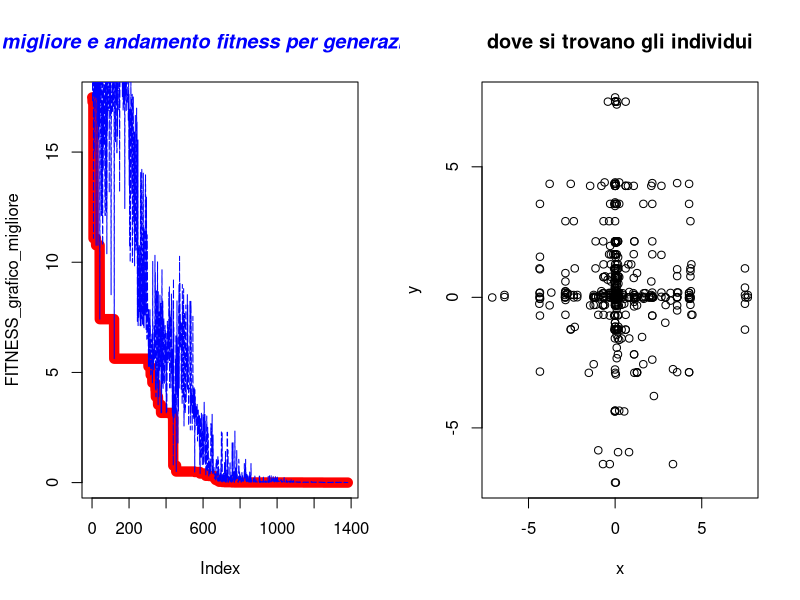

The R source for this figure:
#  Author Nicola Bernabè ver 1.0 8/11/2021
#Implementation of the Simplex Genetic algorithm for Benchmarks 



#prendo 2 individui che saranno i genitori presi casualmente dalla popolazione
selezione<-function(Population,MAX_DIMENSION_POPULATION,genitori_1_2){
    #message(genitori_1_2[1]," rgrg ",genitori_1_2[2])
    #print(Population[1][genitori_1_2[1]])
    g1<-c(Population[1,genitori_1_2[1]],Population[2,genitori_1_2[1]],Population[3,genitori_1_2[1]])
    g2<-c(Population[1,genitori_1_2[2]],Population[2,genitori_1_2[2]],Population[3,genitori_1_2[2]])
    #print(g1[1][genitori_1_2[1]])
    
    #print(Population)
    #print(Population[1,genitori_1_2[1]])
    return(c(g1,g2))
}
crossover<-function(genitori_1_2,FUNZIONE_COSTO){#dato che ho solo 2 variabili ce poco da fare, la x del genitore 1 va al primo figlio , la y del primo genitore va al primo figlio, i restanti al 2 figlio
    figlio_1<-c(genitori_1_2[1],genitori_1_2[5],FUNZIONE_COSTO(genitori_1_2[1],genitori_1_2[5]))
    figlio_2<-c(genitori_1_2[2],genitori_1_2[4],FUNZIONE_COSTO(genitori_1_2[2],genitori_1_2[4]))
    return(c(figlio_1,figlio_2))


}
#parte mutazione, ricordo figlio 1(1,2,3) figlio 2 (4,5,6) e si intendono (x,y,fitness)
mutazione<-function(figli_1_2,percentuale,ub,lb,MAX_DIMENSION_POPULATION,FUNZIONE_COSTO){
    if(runif(1, 0, 1)>0.5){#provo a generate un numero da 0 a 1, se >0.5 aumento al massimo del della percentuale,altrimenti lo diminuisco al massimo dela percentuale, X
        if(runif(1, 0, 1)>0.5){
            figli_1_2[1]<-figli_1_2[1]*runif(1,  1,1+percentuale)

            figli_1_2[4]<-figli_1_2[4]*runif(1,  1,1+percentuale)

            if(figli_1_2[1]>=ub[1]){#se vado oltre all intermallo allora metto il massimo
                figli_1_2[1]<-ub[1]
            }
            if(figli_1_2[4]>=ub[1]){#se vado oltre all intermallo allora metto il massimo
                figli_1_2[4]<-ub[1]
            }
            }
    }else{#Y
        figli_1_2[2]<-figli_1_2[2]*runif(1,percentuale,  1)

        figli_1_2[5]<-figli_1_2[5]*runif(1,percentuale,  1)
        if(figli_1_2[2]<=lb[2]){#se vado oltre all intermallo allora metto il massimo
            figli_1_2[2]<-lb[2]
        }
        if(figli_1_2[5]<=lb[2]){#se vado oltre all intermallo allora metto il massimo
            figli_1_2[5]<-lb[2]
        }


    }
    figli_1_2[3]<-FUNZIONE_COSTO(figli_1_2[1],figli_1_2[2])
    figli_1_2[6]<-FUNZIONE_COSTO(figli_1_2[4],figli_1_2[5])
    
    


       
    
    return(figli_1_2)
}
aggiorno_file_individui<-function(Population,MAX_DIMENSION_POPULATION,generazione){
                individuo<-c()
                x<-c()
                y<-c()
                fitness<-c()
                for(i in 1:MAX_DIMENSION_POPULATION) {
                    x<-c(x,Population[1,i])
                    y<-c(y,Population[2,i])
                    fitness<-c(fitness,Population[3,i])
                    
                    }
            df<-data.frame(x,y,fitness)
            #nome_file<-"generazione"+generazione+".cvs"
            nome_file = paste("GA generazione ",generazione,".txt",sep="")
            #write.csv(df, file=nome_file,sep=";",row.names=FALSE)
            write.table(df, file= nome_file,sep=";",row.names=FALSE)
            }



#aggiorni migliore fitness
aggiorna_fitness<-function(BEST_FITNESS,Migliore_fitness_generazione){
            BEST_FITNESS[1]<-Migliore_fitness_generazione[1]
            BEST_FITNESS[2]<-Migliore_fitness_generazione[2]
            BEST_FITNESS[3]<-Migliore_fitness_generazione[3]
    return(BEST_FITNESS)


}

#scorro su tutti gli individui e cerco il fitneess migliore
controllo_migliore_fitness<-function(Population,MAX_UNKNOWNS,min_max){
    BEST_FITNESS<-c(Population[1,1],Population[2,1],Population[3,1])
    for(i in 2:dim(Population)[2]) {
        if(BEST_FITNESS[3]>Population[3,i] && min_max==-1){#minimizzo
            BEST_FITNESS[1]<-Population[1,i]
            BEST_FITNESS[2]<-Population[2,i]
            BEST_FITNESS[3]<-Population[3,i]

        }else if(BEST_FITNESS[3]<Population[3,i] && min_max==1){
            BEST_FITNESS[1]<-Population[1,i]
            BEST_FITNESS[2]<-Population[2,i]
            BEST_FITNESS[3]<-Population[3,i]
        }


    }

    return(c(BEST_FITNESS[1],BEST_FITNESS[2],BEST_FITNESS[3]))
}




#inizializzo la matrice
inizializzazione<-function(ub, lb,MAX_UNKNOWNS,MAX_DIMENSION_POPULATION,FUNZIONE_COSTO){
    Population<-matrix(1:30,nrow <- MAX_UNKNOWNS+1, ncol <- MAX_DIMENSION_POPULATION)#oltre alla x e y ci aggiungo anche la fitness, così ho 3 righe
    numero_casuale_x<-1
    numero_casuale_y <-1
    for(i in 1:dim(Population)[2]) {
        numero_casuale_x <- runif(1, lb[1],ub[1] )
        numero_casuale_y <- runif(1,  lb[2],ub[2])
        Population[1,i] <-numero_casuale_x
        Population[2,i] <-numero_casuale_y
        Population[3,i] <-FUNZIONE_COSTO(Population[1,i],Population[2,i])

    }


    return (Population)
}
aggiorno_figli_e_genitori<-function(genitori_1_2_indici,figli_1_2,Population){
    Population[1,genitori_1_2_indici[1]]<-figli_1_2[1]#x
    Population[2,genitori_1_2_indici[1]]<-figli_1_2[2]#y
    Population[3,genitori_1_2_indici[1]]<-figli_1_2[3]#fitness
    Population[1,genitori_1_2_indici[2]]<-figli_1_2[4]#x
    Population[2,genitori_1_2_indici[2]]<-figli_1_2[5]#x
    Population[3,genitori_1_2_indici[2]]<-figli_1_2[6]#x


    return (Population)
}

mainGA<-function(ub,lb,MAX_UNKNOWNS,MAX_DIMENSION_POPULATION,MAXIMUM_GENERATION_NUMBER,STAZIONARIETA,precisione,min_max,stampo_generazione,CROSS_OVER_PROBABILITY,MUTATION_PROBABILITY,aumeto_diminuisco_percentuale_valore,FUNZIONE_COSTO){
    Population<-inizializzazione(ub, lb,MAX_UNKNOWNS,MAX_DIMENSION_POPULATION,FUNZIONE_COSTO)#inizializzo la popolazione
    BEST_FITNESS<-controllo_migliore_fitness(Population,MAX_UNKNOWNS,min_max)
    FITNESS_grafico_migliore<-c()
    FITNESS_grafico_migliore_generazione<-c()
    FITNESS_migliore_file<-c()
    #iterazioni calcolo per trovare il minimo
    indice_stazionarieta<-0#aumenta ad ogni generazione
    figli_1_2<-0
    n_generazioni<-0
   
    for(i in 1:MAXIMUM_GENERATION_NUMBER){
        n_generazioni<-i
        #print(runif(1, 0,1))
        for(j_iterazioni_individui in 1:MAX_DIMENSION_POPULATION/2){
            genitori_1_2_indici<-sample(1:(MAX_DIMENSION_POPULATION), 2)#2 individui casuali
            genitori_1_2<-selezione(Population,MAX_DIMENSION_POPULATION,genitori_1_2_indici)
            
            if(runif(1, 0,1)<=CROSS_OVER_PROBABILITY){#probabilità crossover
                figli_1_2<-crossover(genitori_1_2,FUNZIONE_COSTO)#ho 2 figli
                #print(figli_1_2)

                }
            
            if(runif(1, 0,1)<=MUTATION_PROBABILITY){
                #message("generazione-> ",i," ",figli_1_2)
               
    
                figli_1_2<-mutazione(figli_1_2,aumeto_diminuisco_percentuale_valore,ub,lb,MAX_DIMENSION_POPULATION,FUNZIONE_COSTO)
                


            }
            Population<-aggiorno_figli_e_genitori(genitori_1_2_indici,figli_1_2,Population)
            
            #print(BEST_FITNESS)


        }
        Migliore_fitness_generazione<-controllo_migliore_fitness(Population,MAX_UNKNOWNS,min_max)
        if(Migliore_fitness_generazione[3]<BEST_FITNESS[3]  && min_max==-1){#minimizzo
            BEST_FITNESS<-aggiorna_fitness(BEST_FITNESS,Migliore_fitness_generazione)
            indice_stazionarieta=0#ritorno a 0 la stazionarietà
            message("migliore soluzione-> x ",BEST_FITNESS[1]," y ",BEST_FITNESS[2]," fitness ",BEST_FITNESS[3])
        }else if(Migliore_fitness_generazione[3]>BEST_FITNESS[3]  && min_max==1){#minimizzo
            BEST_FITNESS<-aggiorna_fitness(BEST_FITNESS,Migliore_fitness_generazione)
            indice_stazionarieta=0#ritorno a 0 la stazionarietà
            message("migliore soluzione-> x ",BEST_FITNESS[1]," y ",BEST_FITNESS[2]," fitness ",BEST_FITNESS[3])
        }
        FITNESS_grafico_migliore<-c(FITNESS_grafico_migliore,BEST_FITNESS[3])
        FITNESS_grafico_migliore_generazione<-c(FITNESS_grafico_migliore_generazione,Migliore_fitness_generazione[3])

        if(indice_stazionarieta>=STAZIONARIETA){
            message("troppo stazionaria ","generazione-> ",i," stazionario->",indice_stazionarieta)
            aggiorno_file_individui(Population,MAX_DIMENSION_POPULATION,i)
            break
        }else{
            indice_stazionarieta=indice_stazionarieta+1
        }
        if((i%%stampo_generazione)==0){#stampo così so che sta facendo qualcosa

            

            aggiorno_file_individui(Population,MAX_DIMENSION_POPULATION,i)

            
            message("generazione-> ",i," stazionario->",indice_stazionarieta)
            

        }
        if(BEST_FITNESS[3]<precisione && min_max==-1){
            message("finito algoritmo GA, sono riuscito ad avere una soluzione molto buona ed è ",BEST_FITNESS[3]," alla generazione-> ",i)
            aggiorno_file_individui(Population,MAX_DIMENSION_POPULATION,i)
            break
        }else if(BEST_FITNESS[3]>precisione && min_max==1){
            message("finito algoritmo GA, sono riuscito ad avere una soluzione molto buona ed è ",BEST_FITNESS[3]," alla generazione-> ",i)
            aggiorno_file_individui(Population,MAX_DIMENSION_POPULATION,i)
            break
        }
            
        
    }
windows()
    par(mfrow=c(1,2))
    plot(FITNESS_grafico_migliore, type="l", col="red",lwd=10)
    lines(FITNESS_grafico_migliore_generazione, type="l", col="blue",lty=5)
    title(main="migliore e andamento fitness per generazione", col.main="blue", font.main="4")

    x_individui<-c()
    y_individui<-c()
    for(x_y in 1:MAX_DIMENSION_POPULATION){
        x_individui<-c(x_individui,Population[1,x_y])
        y_individui<-c(y_individui,Population[2,x_y])

    }

    plot(x_individui, y_individui, xlab="x",ylab="y", main="dove si trovano gli individui") 
    BEST_FITNESS<-list(BEST_FITNESS,"GA",n_generazioni)

    return (BEST_FITNESS)
}


#miliardo
#ub<-c(1000000000,1000000000)  # upper bound of the unknowns
#lb<-c(-1000000000,-1000000000)  #lower bound of the unknowns
#aumeto_diminuisco_percentuale_valore=0.1
#milione
#ub<-c(1000000,1000000)  # upper bound of the unknowns
#lb<-c(-1000000,-1000000)  #lower bound of the unknowns
#aumeto_diminuisco_percentuale_valore=0.1
#mille
#ub<-c(100,100)  # upper bound of the unknowns
#lb<-c(-100,-100)  #lower bound of the unknowns

ub<-c(512,512)  
lb<-c(-512,-512)

aumeto_diminuisco_percentuale_valore=0.05

MAX_UNKNOWNS<-2  #numero variabili
MAX_DIMENSION_POPULATION<-500#dimensione popolazione
CROSS_OVER_PROBABILITY<-0.95#probabilità per ogni generazione di usare il cross-over
MUTATION_PROBABILITY<-0.01#probabilità per ogni generazione di usare la mutazione
#aumeto_diminuisco_percentuale_valore=0.1#quando c'è mutazione scelgo casualmente x o y e modifico del 5% il valore aumentandolo o diminuendolo stando attendo a lb e ub
MAXIMUM_GENERATION_NUMBER<-1000000
STAZIONARIETA<-10000
min_max<--1#-1 minimizzo,1 massimizzo
stampo_generazione<-5000
#massimizzo
#precisione<-11.999#Parabolic Function
#precisione<-79.999#rastrigin function 
#precisione<-415.2384791312#Parabolic Function

#minimizzo
precisione<-0.001#
#precisione<--0.999999#Easom function
#precisione<-0.2925789999#Schaffer function N. 4 f(0,+-1.25313)=0.292579
#precisione<--0.999999#per funzioni con minimo negativo
#precisione<--959.6406#Eggholder function   f(512,404.2319)=-959.6407   i domini x e y   ub<-c(512,512)  lb<-c(-512,-512)


FUNZIONE_COSTO<-function(x,y){
    #z<-(100*(y-(x)^2)^2)+(1-x)^2#FUNZIONE_COSTO banana  f(1,1)=0
    #z<-((1-x)^2)+100*((y-x^2))^2#Rosenbrock function constrained with a cubic and a line  sol f(1,1)=0
    #z<-(1.5-x+x*y)^2+(2.25-x+x*y^2)^2+(2.625-x+x*y^3)^2#Beale function f(3,0.5)=0
    #z<-0.26*(x^2+y^2)-0.48*x*y#Matyas function f(0,0)=0
    #z<-(sin(3*pi*x))^2+(x-1)^2*(1+sin(3*pi*y))+(y-1)^2*(1+(sin(2*pi*y))^2)#Lévi function N.13  f(1,1)=0
    #z<-0.5+((sin(x^2-y^2))^2-0.5)/(1+0.001*(x^2+y^2))^2#Schaffer function N. 2  f(0,0)=0
    #z<-2*x^2-1.05*x^4+(x^6/6)+x*y+y^2#THREE-HUMP CAMEL FUNCTION xi  [-5, 5]  f(0,0)=0
    #z<-100*sqrt(abs(y-0.01*x^2))+0.01*abs(x+10)#Bukin function N.6 f(-10,1)=0
    z<--20*exp(-0.2*sqrt((1/2)*(x*x+y*y)))-exp(1/2*((cos(2*pi*x)+cos(2*pi*y))))+20+exp(1)#ACKLEY FUNCTION xi  [-32.768, 32.768]  f(0,0)=0


    #z<-0.5+(((cos(sin(abs(x^2-y^2))))^2 - 0.5)/((1 + 0.001*(x^2+y^2))^2))#Schaffer function N. 4 f(0,+-1.25313)=0.292579

    #con minimo negativo
    #z<--cos(x)*cos(y)*exp(-((x-pi)^2+(y-pi)^2))#Easom function f(pi,pi)=-1  mettere precisione -0.999999
    
    #z<--(y+47)*sin(sqrt(abs(x/2+(y+47))))-x*sin(sqrt(abs(x-(y+47))))#Eggholder function   f(512,404.2319)=-959.6407    
    #precisione<--959.6406999
    #ub<-c(512,512)  
    #lb<-c(-512,-512)


    #massimizzare
    #z<-12-(x^2+y^2)/100 #Parabolic Function  f(0,0)=12 non so ma il massimo è 12
    #z<-80-(20+x^2+y^2-10*(cos(2*pi*x)+cos(2*pi*y)))#rastrigin function f(0,0)=80
    #z<-275-((x^4-16*x^2+5*x*0.5)+(y^4-16*y^2+5*y*0.5)+3)#Styblinski Function f(-2.8667,-2.8667)=414.23847913
    return (z)
}




soluzione<-mainGA(ub,lb,MAX_UNKNOWNS,MAX_DIMENSION_POPULATION,MAXIMUM_GENERATION_NUMBER,STAZIONARIETA,precisione,min_max,stampo_generazione,CROSS_OVER_PROBABILITY,MUTATION_PROBABILITY,aumeto_diminuisco_percentuale_valore,FUNZIONE_COSTO)


#print(soluzione)


algoritmo<-c(soluzione[[2]][1])
x<-c(soluzione[[1]][1])
y<-c(soluzione[[1]][2])
fitness<-c(soluzione[[1]][3])
generazioni_soluzione<-c(soluzione[[3]][1])
df<-data.frame(algoritmo,x,y,fitness,generazioni_soluzione)
write.table(df, file="soluzione GA.txt",sep=";",row.names=FALSE)